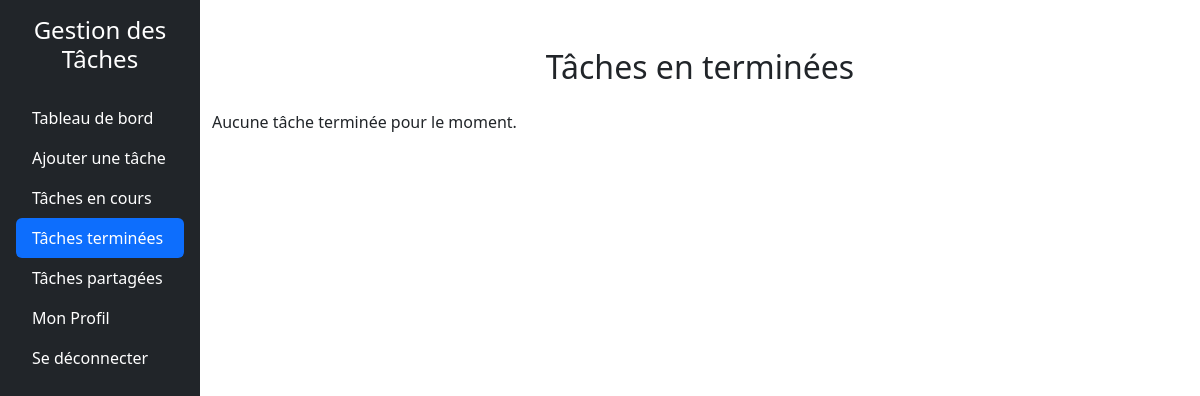
Page /taches_terminees.php (signed in) on the earlier database version.
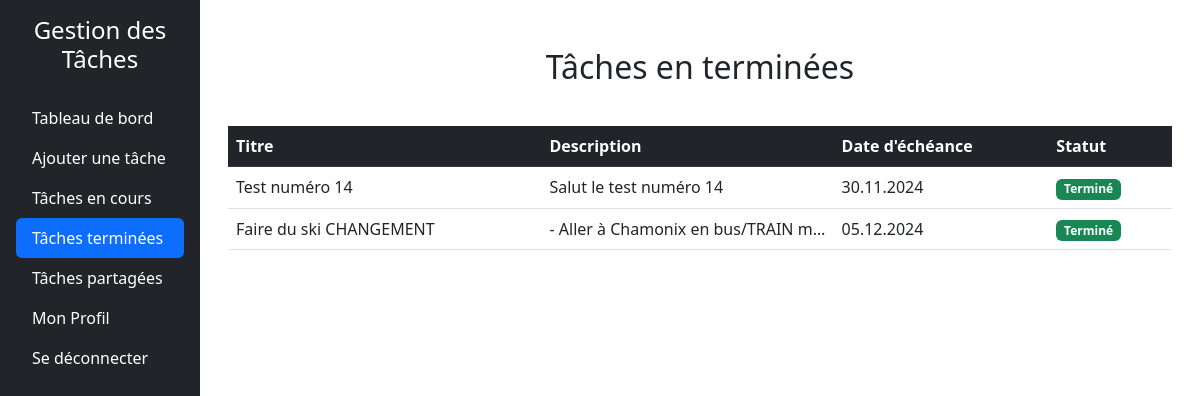
Same page on the later database version.
### tables this page shows
CREATE TABLE tasks (
        id INTEGER PRIMARY KEY AUTOINCREMENT,
        userId INTEGER NOT NULL,
        titre TEXT NOT NULL,
        description TEXT DEFAULT NULL,
        dateEcheance DATE DEFAULT NULL,
        statut TEXT CHECK(statut IN ('a_faire', 'en_cours', 'termine')) DEFAULT 'a_faire',
        createdAt TIMESTAMP DEFAULT CURRENT_TIMESTAMP, 
        FOREIGN KEY (userId) REFERENCES users(id) ON DELETE CASCADE
    );

### src/dbManager/DbManagerCRUD.php (called while the page is built, shortened)
<?php
class DbManagerCRUD implements I_ApiCRUD
{
    private $db;
    public function __construct()
    {
        $config = parse_ini_file(__DIR__ . '/../config/db.ini');
        $dsn = $config['dsn'];
        $username = $config['username'];
        $password = $config['password'];
        $this->db = new \PDO($dsn, $username, $password);
    }
    public function rendPersonnes(string $email): array
    {
        $sql = "SELECT * FROM users WHERE email = :email;";
        $stmt = $this->db->prepare($sql);
        $stmt->bindParam(':email', $email, \PDO::PARAM_STR);
        try {
            $stmt->execute();
            $donnees = $stmt->fetchAll(\PDO::FETCH_ASSOC);
            $tabUsers = [];
            foreach ($donnees as $donneesUser) {
                $user = new Users(
                    $donneesUser["prenom"],
                    $donneesUser["nom"],
                    $donneesUser["email"],
                    $donneesUser["noTel"],
                    $donneesUser["motDePasse"],
                    $donneesUser["id"]
                );
                $tabUsers[] = $user;
            }
            return $tabUsers;
        } catch (\PDOException $e) {
            error_log("Erreur lors de la récupération des utilisateurs : " . $e->getMessage());
            return [];
        }
    }
public function getTasksByUserIdAndStatus($userId, $status) {
    try {
        $stmt = $this->db->prepare('
            SELECT t.id, t.titre, t.description, t.dateEcheance, t.statut
            FROM tasks t
            JOIN task_users tu ON t.id = tu.taskId
            WHERE tu.userId = :userId AND t.statut = :status
        ');
        $stmt->execute(['userId' => $userId, 'status' => $status]);
        $tasks = [];
        while ($taskData = $stmt->fetch(\PDO::FETCH_ASSOC)) {
            $task = new Task(
                $taskData['titre'],
                $taskData['description'],
                [],
                $taskData['dateEcheance'],
                $taskData['statut']
            );
            $tasks[] = $task;
        }
        return $tasks;
    } catch (\PDOException $e) {
        throw new \Exception("Erreur lors de la récupération des tâches : " . $e->getMessage());
    }
}
}

### Includes/functions.php (called while the page is built)
<?php
function getUserByEmail($email, $dbManager) {
    $userInfoArray = $dbManager->rendPersonnes($email);
    return !empty($userInfoArray) ? $userInfoArray[0] : null;
}
function getStatusBadgeClass(string $statut): string
{
    $badgeClasses = [
        'À faire' => 'bg-danger',
        'En cours' => 'bg-warning',
        'Terminé' => 'bg-success',
    ];
    return $badgeClasses[$statut] ?? 'bg-secondary';
}

### src/dbManager/Users.php (called while the page is built, shortened)
<?php
class Users {
    private $id;
    public function __construct(string $prenom, string $nom, string $email, string $noTel, string $motDePasse ,int $id = 0) {
        $this->id = $id;
    }
    public function rendId(): int {
        return (int)$this->id;
    }
}

### src/dbManager/Task.php (called while the page is built, shortened)
<?php
class Task
{
    private $titre;
    private $description;
    private $dateEcheance;
    private $statut;
    public function __construct(
        string $titre,
        string $description = null,
        array $userIds = null,
        string $dateEcheance = null,
        string $statut = 'a_faire',
        int $id = 0,
    ) {
        $this->titre = $titre;
        $this->description = $description;
        $this->dateEcheance = $dateEcheance;
        $this->statut = $statut;
    }
    private function isValidDate(string $date): bool
    {
        $d = DateTime::createFromFormat('Y-m-d', $date);
        return $d && $d->format('Y-m-d') === $date;
    }
    public function rendTitre(): string
    {
        return $this->titre;
    }
    public function rendDescription(): ?string
    {
        return $this->description;
    }
    public function getFormattedDateEcheance(): ?string
    {
        if ($this->dateEcheance) {
            $d = DateTime::createFromFormat('Y-m-d', $this->dateEcheance);
            return $d ? $d->format('d.m.Y') : null;
        }
        return null;
    }
    public function getFormattedStatut(): string
    {
        $statutTraduction = [
            'a_faire' => 'À faire',
            'en_cours' => 'En cours',
            'termine' => 'Terminé',
        ];
        return $statutTraduction[$this->statut] ?? 'Inconnu';
    }
}

### taches_terminees.php (the view, shortened to what the changed rows need)
<?php
require_once 'includes/functions.php';
$dbManager = new DbManagerCRUD();
$email = $_SESSION['email_user'];
$userInfo = getUserByEmail($email, $dbManager);
$userId = $userInfo->rendId();
$tacheTermine = $dbManager->getTasksByUserIdAndStatus($userId, 'termine');
?>
<!DOCTYPE html>
<html lang="fr">
<head>
    <link href="https://cdn.jsdelivr.net/npm/bootstrap@5.3.0-alpha3/dist/css/bootstrap.min.css" rel="stylesheet">
    <link href="style/styleSheet.css" rel="stylesheet">
</head>
<body>
    <div class="d-flex">
        <div class="container mt-5">
        <h2 class="text-center mb-4">Tâches en terminées</h2>
            <?php if (empty($tacheTermine)): ?>
                <p>Aucune tâche terminée pour le moment.</p>
            <?php else: ?>
                <div class="table-responsive p-3">
                    <table class="table table-hover">
                            <thead>
                                <tr class="table-dark">
                                    <th scope="col">Titre</th>
                                    <th scope="col">Description</th>
                                    <th scope="col">Date d'échéance</th>
                                    <th scope="col">Statut</th>
                                </tr>
                            </thead>
                            <tbody>
                                <?php foreach ($tacheTermine as $task): ?>
                                    <tr>
                                        <td scope="row"><?php echo htmlspecialchars($task->rendTitre()); ?></td>
                                        <td class="text-truncate" style="max-width: 200px; overflow: hidden; white-space: nowrap;"><?php echo htmlspecialchars($task->rendDescription()); ?></td>
                                        <td><?php echo htmlspecialchars($task->getFormattedDateEcheance()); ?></td>
                                        <td>
                                            <span class="badge <?php echo getStatusBadgeClass($task->getFormattedStatut()); ?> me-1">
                                                <?php echo htmlspecialchars($task->getFormattedStatut()); ?>
                                            </span>
                                        </td>
                                    </tr>
                                <?php endforeach; ?>
                            </tbody>
                        </table>
                </div>
            <?php endif; ?>
        </div>
    </div>
</body>
</html>

Differences in the rows shown:
now on this page (row edited): tasks: titre "Test numéro 14", description "Salut le test numéro 14", dateEcheance "30.11.2024", statut "Terminé"
added tasks: titre "Faire du ski CHANGEMENT", description "- Aller à Chamonix en bus/TRAIN m…", dateEcheance "05.12.2024", statut "Terminé"
Other differences:
text no longer shown: "Aucune tâche terminée pour le moment."
text now shown: "Titre Description Date d'échéance Statut"
